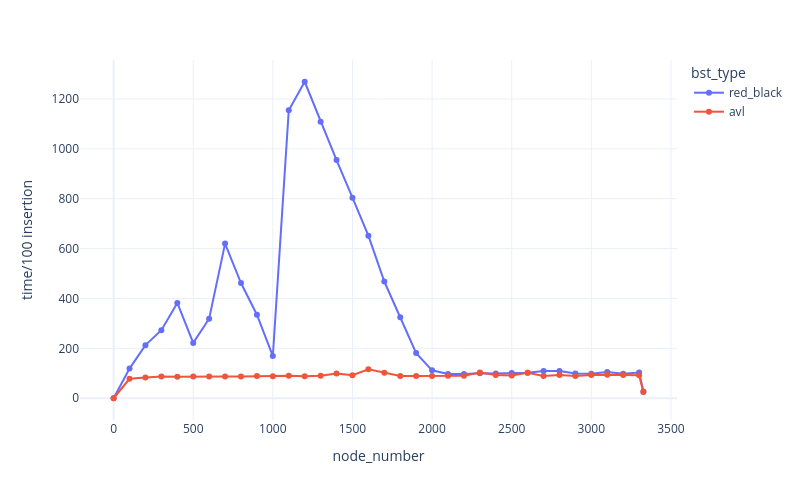

Notebook code for this chart:
### Code cell
fig = px.line(df,
              x='node_number',
              y='time/100 insertion',
              color='bst_type',
              markers=True)
fig.show()

### Figure 1 — Plotly figure (JSON) as saved in the notebook; plotly's stock layout.template omitted (floating-point values rounded to 4 significant figures)
{"data": [{"hovertemplate": "bst_type=red_black<br>node_number=%{x}<br>time/100 insertion=%{y}<extra></extra>", "legendgroup": "red_black", "line": {"color": "#636efa", "dash": "solid"}, "marker": {"symbol": "circle"}, "mode": "lines+markers", "name": "red_black", "orientation": "v", "showlegend": true, "type": "scatter", "x": [0, 100, 200, 300, 400, 500, 600, 700, 800, 900, 1000, 1100, 1200, 1300, 1400, 1500, 1600, 1700, 1800, 1900, 2000, 2100, 2200, 2300, 2400, 2500, 2600, 2700, 2800, 2900, 3000, 3100, 3200, 3300, 3327], "xaxis": "x", "y": [0, 119, 213, 273, 382, 222, 319, 620, 462, 335, 169, 1155, 1269, 1109, 955, 804, 652, 468, 325, 181, 112, 97, 97, 100, 99, 101, 102, 109, 109, 99, 98, 105, 98, 103, 27], "yaxis": "y"}, {"hovertemplate": "bst_type=avl<br>node_number=%{x}<br>time/100 insertion=%{y}<extra></extra>", "legendgroup": "avl", "line": {"color": "#EF553B", "dash": "solid"}, "marker": {"symbol": "circle"}, "mode": "lines+markers", "name": "avl", "orientation": "v", "showlegend": true, "type": "scatter", "x": [0, 100, 200, 300, 400, 500, 600, 700, 800, 900, 1000, 1100, 1200, 1300, 1400, 1500, 1600, 1700, 1800, 1900, 2000, 2100, 2200, 2300, 2400, 2500, 2600, 2700, 2800, 2900, 3000, 3100, 3200, 3300, 3327], "xaxis": "x", "y": [0, 78, 83, 87, 86, 87, 87, 87, 87, 89, 88, 90, 88, 90, 99, 92, 116, 102, 89, 89, 89, 90, 90, 103, 93, 91, 102, 89, 93, 89, 93, 94, 93, 92, 25], "yaxis": "y"}], "layout": {"height": 500, "legend": {"title": {"text": "bst_type"}, "tracegroupgap": 0}, "margin": {"t": 60}, "width": 800, "xaxis": {"anchor": "y", "domain": [0, 1], "title": {"text": "node_number"}}, "yaxis": {"anchor": "x", "domain": [0, 1], "title": {"text": "time/100 insertion"}}}}
